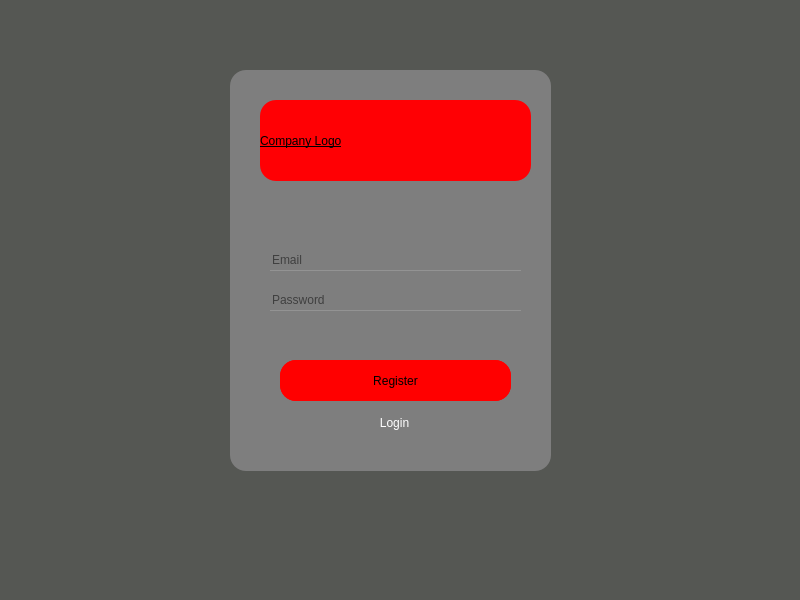
<?xml version="1.0" encoding="UTF-8"?>
<ui version="4.0">
 <class>loginScreen</class>
 <widget class="QMainWindow" name="loginScreen">
  <property name="geometry">
   <rect>
    <x>0</x>
    <y>0</y>
    <width>800</width>
    <height>600</height>
   </rect>
  </property>
  <property name="windowTitle">
   <string>loginScreen</string>
  </property>
  <property name="styleSheet">
   <string notr="true">background-color: rgb(85, 87, 83);</string>
  </property>
  <widget class="QWidget" name="centralwidget">
   <widget class="QFrame" name="frame">
    <property name="geometry">
     <rect>
      <x>230</x>
      <y>70</y>
      <width>321</width>
      <height>401</height>
     </rect>
    </property>
    <property name="styleSheet">
     <string notr="true">background-color: rgb(126, 126, 126);
border-color: rgb(0, 0, 0);
border-radius:16px;</string>
    </property>
    <property name="frameShape">
     <enum>QFrame::StyledPanel</enum>
    </property>
    <property name="frameShadow">
     <enum>QFrame::Raised</enum>
    </property>
    <widget class="QPushButton" name="LoginButton">
     <property name="enabled">
      <bool>true</bool>
     </property>
     <property name="geometry">
      <rect>
       <x>50</x>
       <y>290</y>
       <width>231</width>
       <height>41</height>
      </rect>
     </property>
     <property name="cursor">
      <cursorShape>PointingHandCursor</cursorShape>
     </property>
     <property name="mouseTracking">
      <bool>true</bool>
     </property>
     <property name="tabletTracking">
      <bool>true</bool>
     </property>
     <property name="styleSheet">
      <string notr="true">
QPushButton{
background-color: rgb(255, 0, 0);
border-radius:16px;
}
QPushButton:hover
{
   background-color:white;
}</string>
     </property>
     <property name="text">
      <string>Log In</string>
     </property>
     <property name="checkable">
      <bool>false</bool>
     </property>
     <property name="autoDefault">
      <bool>false</bool>
     </property>
    </widget>
    <widget class="QLineEdit" name="input_email">
     <property name="geometry">
      <rect>
       <x>40</x>
       <y>180</y>
       <width>251</width>
       <height>21</height>
      </rect>
     </property>
     <property name="styleSheet">
      <string notr="true">border-bottom:1px solid rgb(147, 147, 147);</string>
     </property>
     <property name="placeholderText">
      <string>Email</string>
     </property>
    </widget>
    <widget class="QLineEdit" name="input_password">
     <property name="geometry">
      <rect>
       <x>40</x>
       <y>220</y>
       <width>251</width>
       <height>21</height>
      </rect>
     </property>
     <property name="styleSheet">
      <string notr="true">border-bottom:1px solid rgb(147, 147, 147);</string>
     </property>
     <property name="text">
      <string/>
     </property>
     <property name="echoMode">
      <enum>QLineEdit::Password</enum>
     </property>
     <property name="placeholderText">
      <string>Password</string>
     </property>
    </widget>
    <widget class="QLabel" name="companyLogo">
     <property name="geometry">
      <rect>
       <x>30</x>
       <y>30</y>
       <width>271</width>
       <height>81</height>
      </rect>
     </property>
     <property name="styleSheet">
      <string notr="true">background-color: rgb(255, 0, 4);
color: rgb(0, 0, 0);
font: 75 italic 26pt &quot;Century Gothic&quot;;
text-decoration: underline;</string>
     </property>
     <property name="text">
      <string>Company Logo</string>
     </property>
    </widget>
    <widget class="QLineEdit" name="input_email_register">
     <property name="geometry">
      <rect>
       <x>40</x>
       <y>180</y>
       <width>251</width>
       <height>21</height>
      </rect>
     </property>
     <property name="styleSheet">
      <string notr="true">border-bottom:1px solid rgb(147, 147, 147);</string>
     </property>
     <property name="placeholderText">
      <string>Email</string>
     </property>
    </widget>
    <widget class="QLineEdit" name="input_password_register">
     <property name="geometry">
      <rect>
       <x>40</x>
       <y>220</y>
       <width>251</width>
       <height>21</height>
      </rect>
     </property>
     <property name="styleSheet">
      <string notr="true">border-bottom:1px solid rgb(147, 147, 147);</string>
     </property>
     <property name="text">
      <string/>
     </property>
     <property name="echoMode">
      <enum>QLineEdit::Password</enum>
     </property>
     <property name="placeholderText">
      <string>Password</string>
     </property>
    </widget>
    <widget class="QPushButton" name="RegisterButton">
     <property name="enabled">
      <bool>true</bool>
     </property>
     <property name="geometry">
      <rect>
       <x>50</x>
       <y>290</y>
       <width>231</width>
       <height>41</height>
      </rect>
     </property>
     <property name="cursor">
      <cursorShape>PointingHandCursor</cursorShape>
     </property>
     <property name="mouseTracking">
      <bool>true</bool>
     </property>
     <property name="tabletTracking">
      <bool>true</bool>
     </property>
     <property name="styleSheet">
      <string notr="true">
QPushButton{
background-color: rgb(255, 0, 0);
border-radius:16px;
}
QPushButton:hover
{
   background-color:white;
}</string>
     </property>
     <property name="text">
      <string>Register</string>
     </property>
     <property name="checkable">
      <bool>false</bool>
     </property>
     <property name="autoDefault">
      <bool>false</bool>
     </property>
    </widget>
    <widget class="QPushButton" name="go_registerPage">
     <property name="geometry">
      <rect>
       <x>120</x>
       <y>340</y>
       <width>89</width>
       <height>25</height>
      </rect>
     </property>
     <property name="styleSheet">
      <string notr="true">QPushButton{
color: white;
}
QPushButton:hover
{
   color:red;
}</string>
     </property>
     <property name="text">
      <string>Register</string>
     </property>
    </widget>
    <widget class="QPushButton" name="go_loginPage">
     <property name="geometry">
      <rect>
       <x>120</x>
       <y>340</y>
       <width>89</width>
       <height>25</height>
      </rect>
     </property>
     <property name="styleSheet">
      <string notr="true">QPushButton{
color: white;
}

QPushButton:hover
{
   color:red;
}</string>
     </property>
     <property name="text">
      <string>Login</string>
     </property>
    </widget>
   </widget>
  </widget>
 </widget>
 <resources/>
 <connections/>
</ui>
